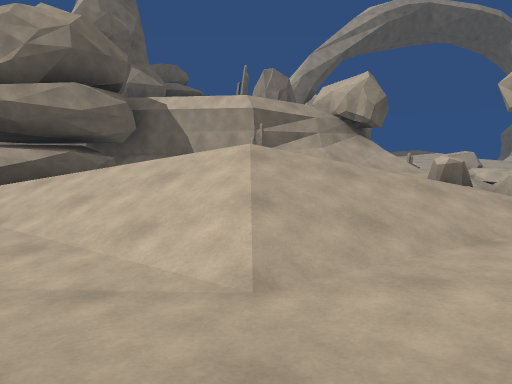
View 1 (above)

24 first-person views from a walk through a Unity game level. The camera is 1.3 m above the floor, tilts 6° down and sees 70° across. The floor is counted in squares, 2 m on a side. Each view is taken from the middle of a square. On the plan, view 1 faces up. The plan holds only what a view shows up to about 11 squares ahead; the rest is blank. The place goes on beyond the plan.

View 2
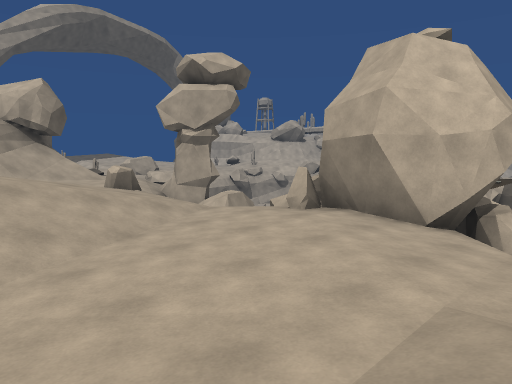

View 3
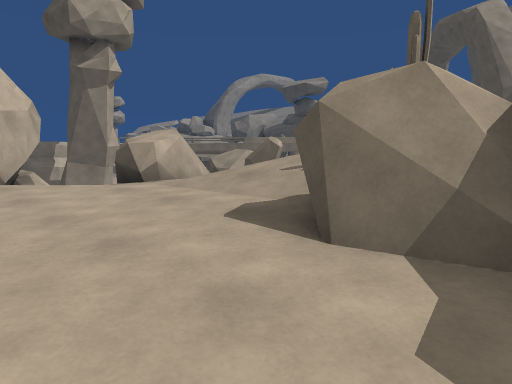

View 4
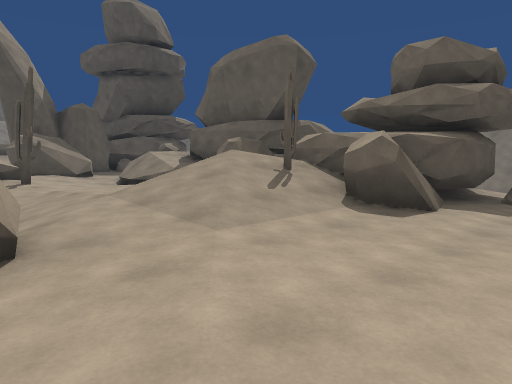

View 5
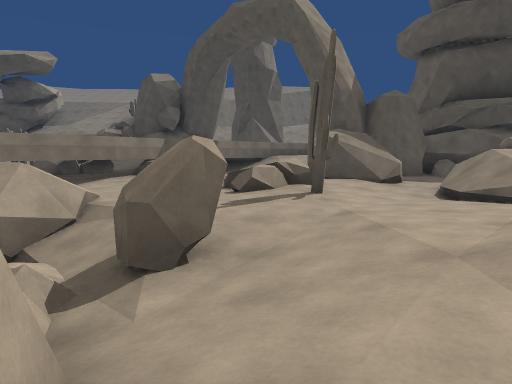

View 6
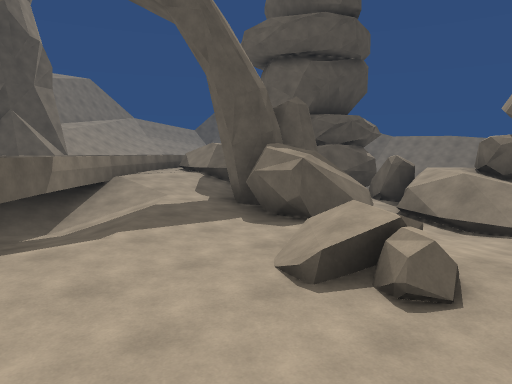

View 7
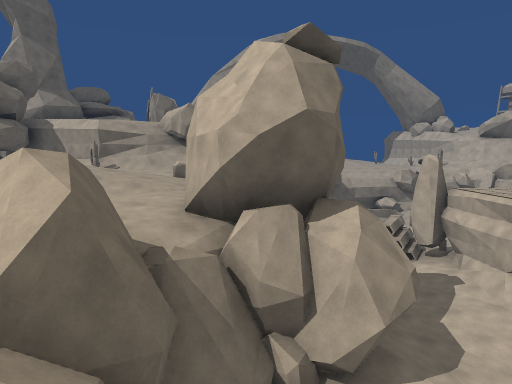

View 8
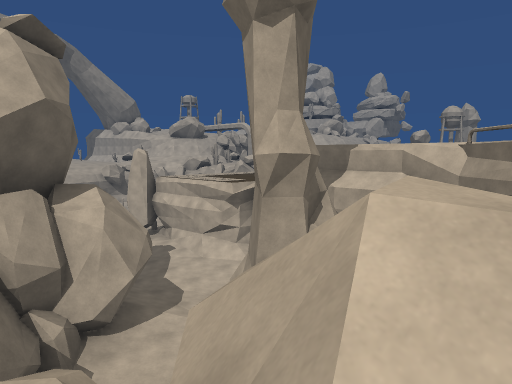

View 9
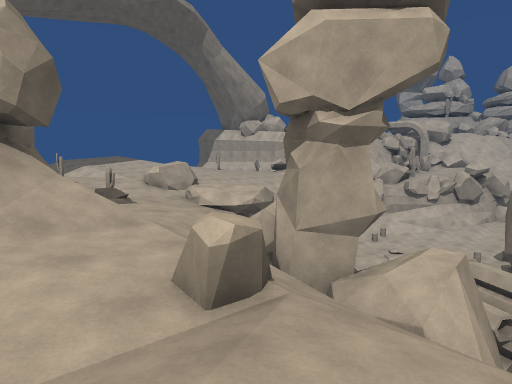

View 10
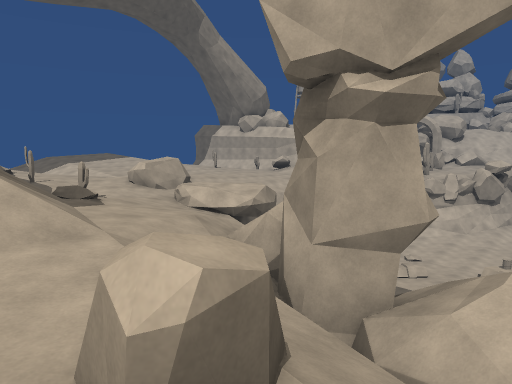

View 11
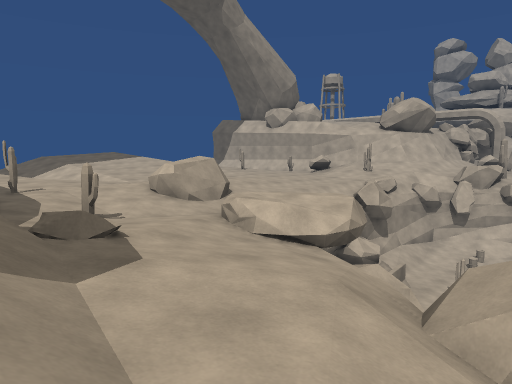

View 12
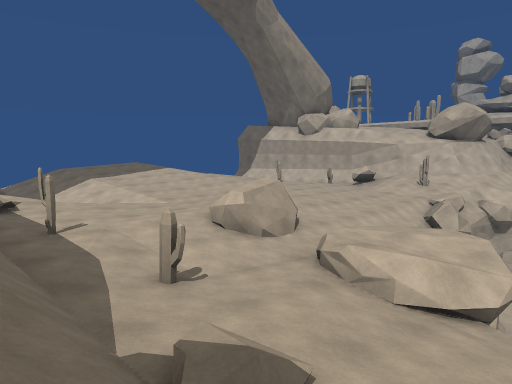

View 13
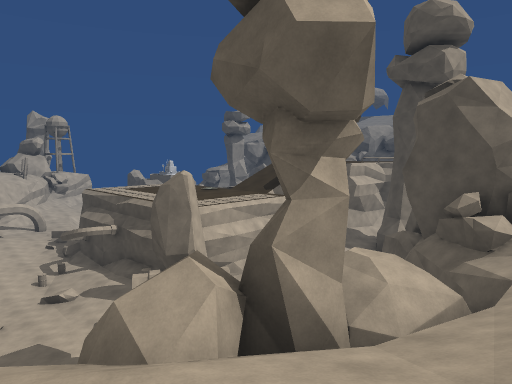

View 14
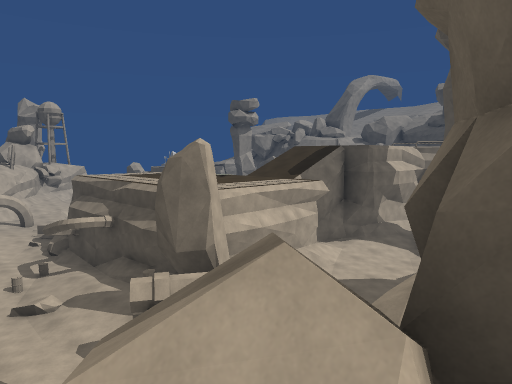

View 15
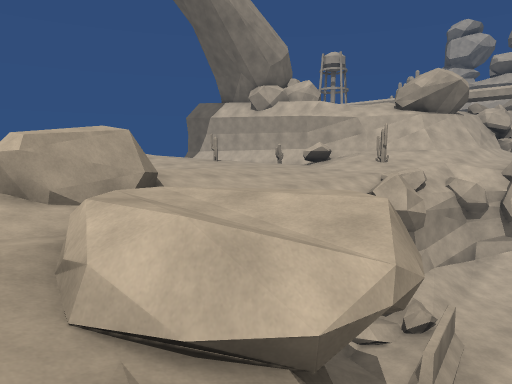

View 16
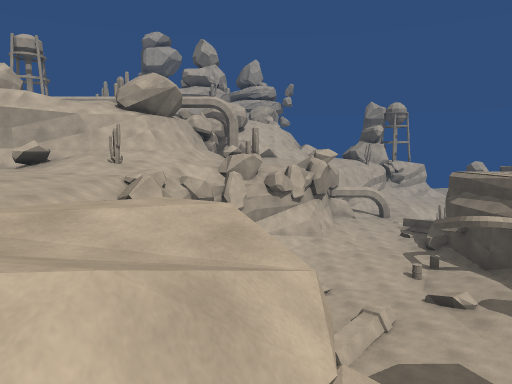

View 17
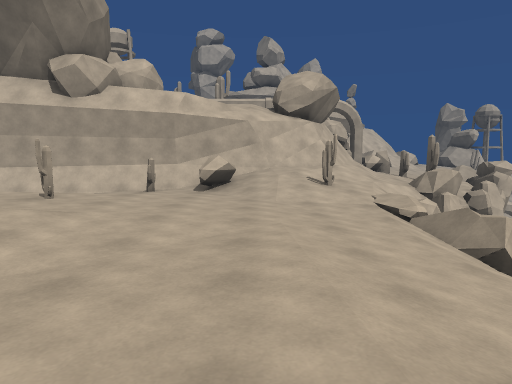

View 18
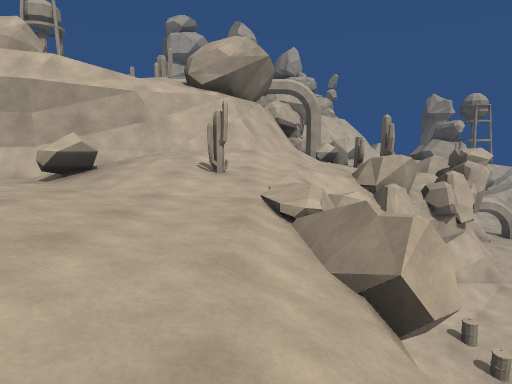

View 19
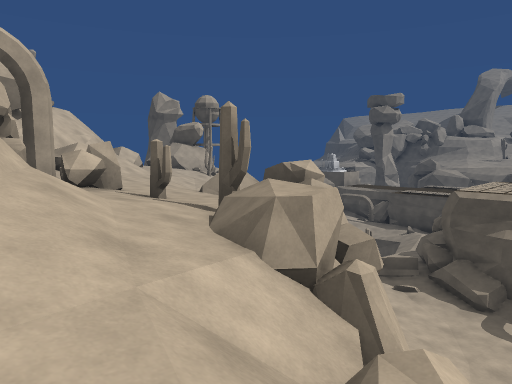

View 20
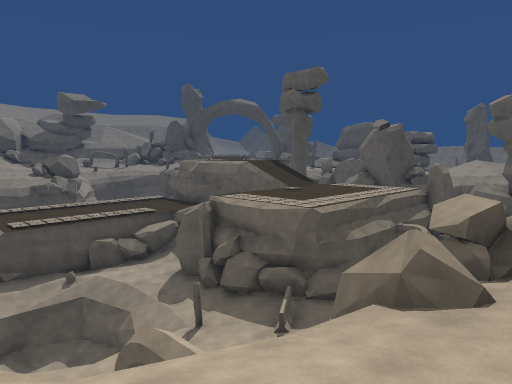

View 21
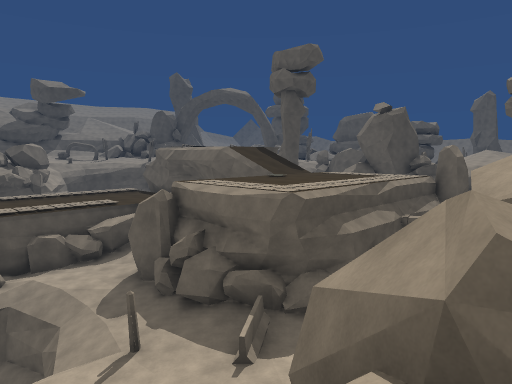

View 22
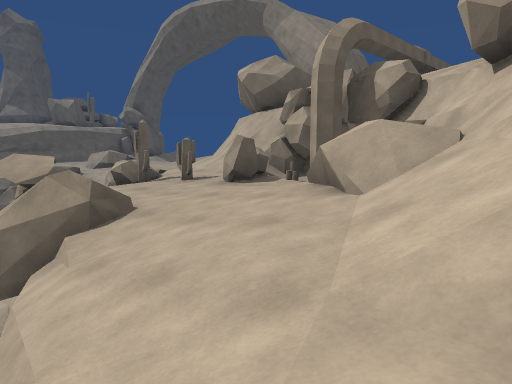

View 23
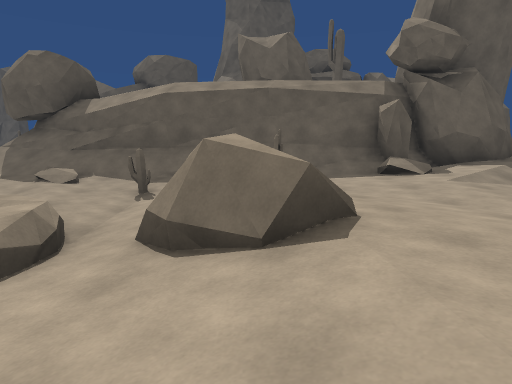

View 24
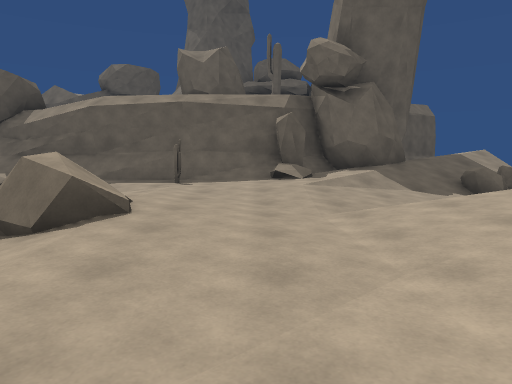

### Floor plan
Key: @ floor where view 1 was taken; # wall or solid block; x gap in a wall; . main floor; : floor 0.5 m higher than the main floor; - floor 0.5 m lower than the main floor; + floor 0.75 m higher than the main floor; _ floor 0.75 m lower than the main floor; * floor 1.25 m higher than the main floor; < floor 1.25 m lower than the main floor; % floor 1.5 m higher than the main floor; ( floor 2.5 m lower than the main floor; / step, stairs or slope; = window, fence, low wall or low ledge; ^ raised ledge; v drop or lower ground.
Columns run from 3 left of view 1 to 27 right of it. Each row starts with its distance up from view 1.
 20        #+/..:::::#:.###
 19        #/::.....:..####
 18        #::..........^=
 17        #::..:......//#=
 16        #:..///.....#/####
 15        #...==---//..//###
 14        #.#-/#_<vvvv=///####
 13        #.....vvvvvvvv=.::=####
 12       ##+.-//vvvvvvvvv#.#..//##
 11 ###  ##/../vv vvvvvvvvv.....//=
 10 //#####/.//   vvvvvvvvvx^#-/.//
  9   /////://=  vvvvvvvvvvvv^v////
  8      ::./##   vvvvvvvvvvvv vv/.
  7      ..=/## vvvvvvvvvvvvv vv
  6      /://#v vv#xvvvvvvvvvv v
  5 //*/*+:/vv   vv-------vvvvvv
  4 ///////./vv  vv--------vvvv
  3  -///...### vvv--- ----vvv
  2  ---....###vvvv--   --vvvvv
  1 /-......####vvvv/     vvvvvv
  0 ###@..../xvvvvv       vvvvvv
 -1  #^/:..#/vvvvv         vvvvv
 -2  ^/=/..#xvvvvvv%       /// v
 -3  # /////v  v#vv%        ((
 -4  ## ..-#/v    v%
 -5 #  .....//v
 -6 #+=..#..//
 -7 #+/...=...
 -8 #%/..//...
 -9 %/=#/.....#
-10 #=###....#
-11 #####:://   #
-12  #  #:///  ^^#
-13    /++//
-14    /**/
-15    ///

Where each view was taken, in squares from view 1:
view 1: 0 up, 0 right, facing up
view 2: 1 down, 0 right, facing up-right
view 3: 2 up, 2 left, facing down-right
view 4: 2 up, 4 right, facing down-left
view 5: 1 down, 3 right, facing down
view 6: 6 down, 6 right, facing down-left
view 7: 5 down, 6 right, facing up
view 8: 6 down, 5 right, facing up-right
view 9: 5 up, 2 right, facing up-right
view 10: 6 up, 3 right, facing up-right
view 11: 9 up, 4 right, facing up-right
view 12: 11 up, 4 right, facing up-right
view 13: 11 up, 4 right, facing down-right
view 14: 10 up, 6 right, facing down-right
view 15: 11 up, 7 right, facing up-right
view 16: 12 up, 7 right, facing right
view 17: 17 up, 9 right, facing right
view 18: 15 up, 11 right, facing right
view 19: 15 up, 16 right, facing down-right
view 20: 11 up, 26 right, facing down-left
view 21: 10 up, 24 right, facing down-left
view 22: 8 up, 27 right, facing up-left
view 23: 16 up, 12 right, facing left
view 24: 18 up, 13 right, facing left
